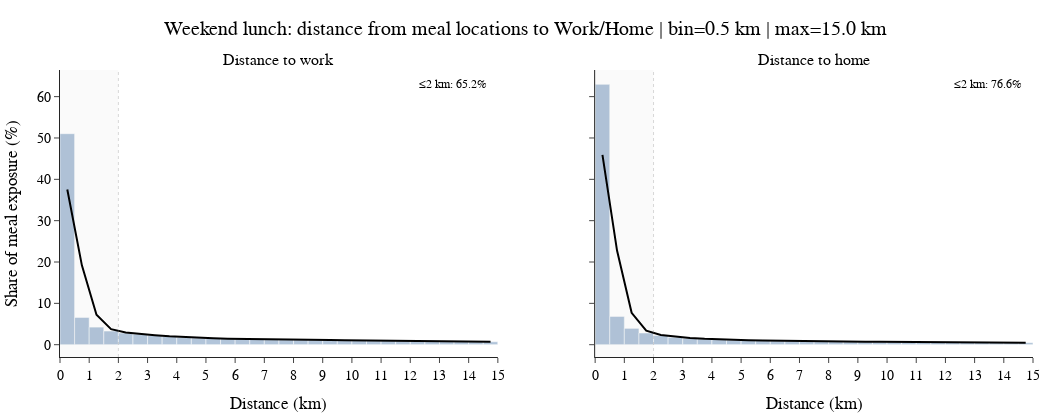
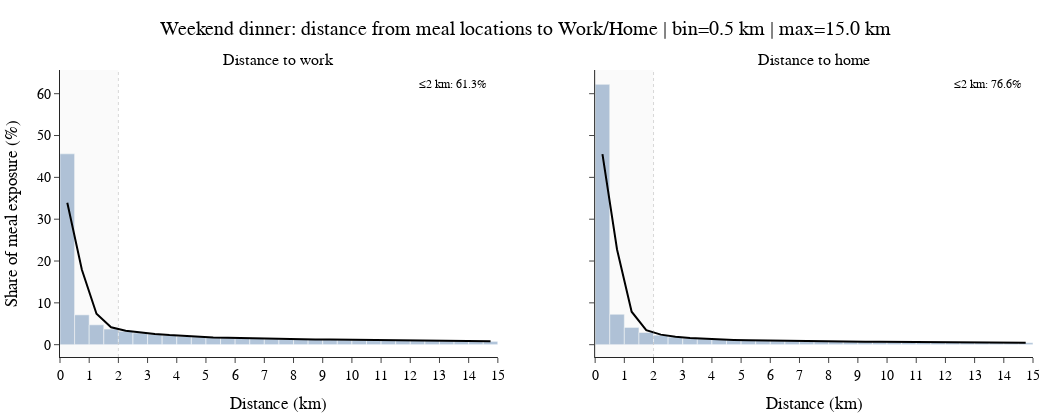

Here is the notebook cell these charts were saved with, in order:
### Code cell
# =========================================================
# Weekend lunch/dinner: meal-location distance to Work/Home
# (2 figures: lunch + dinner)
# =========================================================

# Reuse helpers/style from the previous cell.
_need = ["_ensure_pop_bins", "_plot_work_home", "_save_png"]
_missing = [n for n in _need if n not in globals()]
if _missing:
    raise RuntimeError(
        "Run the previous Weekday lunch/dinner cell first; missing: " + ", ".join(_missing)
    )

# 1) Weekend lunch
bins_we_lunch = _ensure_pop_bins("lunch", True)
fig_we_lunch = _plot_work_home(
    bins_we_lunch,
    title=f"Weekend lunch: distance from meal locations to Work/Home | bin={WD_BIN_KM} km | max={WD_MAX_KM} km",
)

# 2) Weekend dinner
bins_we_dinner = _ensure_pop_bins("dinner", True)
fig_we_dinner = _plot_work_home(
    bins_we_dinner,
    title=f"Weekend dinner: distance from meal locations to Work/Home | bin={WD_BIN_KM} km | max={WD_MAX_KM} km",
)

display(fig_we_lunch)
_save_png(fig_we_lunch, "weekend_lunch_dist_work_home")
display(fig_we_dinner)
_save_png(fig_we_dinner, "weekend_dinner_dist_work_home")

### Figure 1 — Plotly figure (JSON) as saved in the notebook; plotly's stock layout.template omitted (floating-point values rounded to 4 significant figures)
{"data": [{"marker": {"color": "rgba(76, 120, 168, 0.65)"}, "name": "bin %", "opacity": 0.65, "showlegend": false, "type": "bar", "width": 0.5, "x": [0.25, 0.75, 1.25, 1.75, 2.25, 2.75, 3.25, 3.75, 4.25, 4.75, 5.25, 5.75, 6.25, 6.75, 7.25, 7.75, 8.25, 8.75, 9.25, 9.75, 10.25, 10.75, 11.25, 11.75, 12.25, 12.75, 13.25, 13.75, 14.25, 14.75], "xaxis": "x", "y": [51.04, 6.582, 4.252, 3.302, 2.843, 2.558, 2.285, 1.997, 1.803, 1.646, 1.525, 1.455, 1.379, 1.311, 1.227, 1.198, 1.181, 1.126, 1.137, 1.066, 1.038, 0.9982, 1.005, 0.9701, 0.9704, 0.9287, 0.8628, 0.8222, 0.7604, 0.7267], "yaxis": "y"}, {"line": {"color": "black", "width": 2}, "mode": "lines", "name": "smooth", "showlegend": false, "type": "scatter", "x": [0.25, 0.75, 1.25, 1.75, 2.25, 2.75, 3.25, 3.75, 4.25, 4.75, 5.25, 5.75, 6.25, 6.75, 7.25, 7.75, 8.25, 8.75, 9.25, 9.75, 10.25, 10.75, 11.25, 11.75, 12.25, 12.75, 13.25, 13.75, 14.25, 14.75], "xaxis": "x", "y": [37.54, 19.18, 7.237, 3.765, 2.944, 2.575, 2.287, 2.033, 1.825, 1.665, 1.546, 1.457, 1.381, 1.309, 1.247, 1.204, 1.172, 1.143, 1.114, 1.076, 1.039, 1.012, 0.9946, 0.9776, 0.9557, 0.9189, 0.8691, 0.8179, 0.7715, 0.7406], "yaxis": "y"}, {"marker": {"color": "rgba(76, 120, 168, 0.65)"}, "name": "bin %", "opacity": 0.65, "showlegend": false, "type": "bar", "width": 0.5, "x": [0.25, 0.75, 1.25, 1.75, 2.25, 2.75, 3.25, 3.75, 4.25, 4.75, 5.25, 5.75, 6.25, 6.75, 7.25, 7.75, 8.25, 8.75, 9.25, 9.75, 10.25, 10.75, 11.25, 11.75, 12.25, 12.75, 13.25, 13.75, 14.25, 14.75], "xaxis": "x2", "y": [62.97, 6.827, 3.948, 2.827, 2.239, 1.802, 1.579, 1.393, 1.237, 1.114, 1.044, 1.017, 0.9129, 0.8971, 0.8147, 0.7695, 0.7751, 0.7386, 0.7336, 0.6884, 0.6759, 0.634, 0.6237, 0.5803, 0.5871, 0.5461, 0.5471, 0.4946, 0.4864, 0.4962], "yaxis": "y2"}, {"line": {"color": "black", "width": 2}, "mode": "lines", "name": "smooth", "showlegend": false, "type": "scatter", "x": [0.25, 0.75, 1.25, 1.75, 2.25, 2.75, 3.25, 3.75, 4.25, 4.75, 5.25, 5.75, 6.25, 6.75, 7.25, 7.75, 8.25, 8.75, 9.25, 9.75, 10.25, 10.75, 11.25, 11.75, 12.25, 12.75, 13.25, 13.75, 14.25, 14.75], "xaxis": "x2", "y": [45.93, 22.76, 7.721, 3.378, 2.349, 1.894, 1.608, 1.409, 1.254, 1.138, 1.059, 0.9971, 0.9363, 0.8807, 0.8274, 0.7875, 0.765, 0.7452, 0.7227, 0.6962, 0.6689, 0.6419, 0.6165, 0.5938, 0.5751, 0.5554, 0.533, 0.5086, 0.4949, 0.4939], "yaxis": "y2"}], "layout": {"annotations": [{"font": {"size": 16}, "showarrow": false, "text": "Distance to work", "x": 0.225, "xanchor": "center", "xref": "paper", "y": 1, "yanchor": "bottom", "yref": "paper"}, {"font": {"size": 16}, "showarrow": false, "text": "Distance to home", "x": 0.775, "xanchor": "center", "xref": "paper", "y": 1, "yanchor": "bottom", "yref": "paper"}, {"align": "right", "font": {"color": "black", "family": "Optima LT Pro", "size": 12}, "showarrow": false, "text": "≤2 km: 65.2%", "x": 0.98, "xref": "x domain", "y": 0.98, "yref": "y domain"}, {"align": "right", "font": {"color": "black", "family": "Optima LT Pro", "size": 12}, "showarrow": false, "text": "≤2 km: 76.6%", "x": 0.98, "xref": "x2 domain", "y": 0.98, "yref": "y domain"}], "font": {"color": "black", "family": "Optima LT Pro", "size": 14}, "height": 420, "margin": {"b": 10, "l": 10, "r": 10, "t": 70}, "shapes": [{"fillcolor": "rgba(0,0,0,0.06)", "line": {"width": 0}, "type": "rect", "x0": 0, "x1": 2, "xref": "x", "y0": 0, "y1": 1, "yref": "y domain"}, {"line": {"color": "gray", "dash": "dot", "width": 1}, "type": "line", "x0": 2, "x1": 2, "xref": "x", "y0": 0, "y1": 1, "yref": "y domain"}, {"fillcolor": "rgba(0,0,0,0.06)", "line": {"width": 0}, "type": "rect", "x0": 0, "x1": 2, "xref": "x2", "y0": 0, "y1": 1, "yref": "y2 domain"}, {"line": {"color": "gray", "dash": "dot", "width": 1}, "type": "line", "x0": 2, "x1": 2, "xref": "x2", "y0": 0, "y1": 1, "yref": "y2 domain"}], "title": {"text": "Weekend lunch: distance from meal locations to Work/Home | bin=0.5 km | max=15.0 km", "x": 0.5}, "width": 1050, "xaxis": {"anchor": "y", "domain": [0, 0.45], "dtick": 1, "range": [0, 15], "title": {"text": "Distance (km)"}}, "xaxis2": {"anchor": "y2", "domain": [0.55, 1], "dtick": 1, "range": [0, 15], "title": {"text": "Distance (km)"}}, "yaxis": {"anchor": "x", "domain": [0, 1], "title": {"text": "Share of meal exposure (%)"}}, "yaxis2": {"anchor": "x2", "domain": [0, 1], "matches": "y", "showticklabels": false}}}

### Figure 2 — Plotly figure (JSON) as saved in the notebook; plotly's stock layout.template omitted (floating-point values rounded to 4 significant figures)
{"data": [{"marker": {"color": "rgba(76, 120, 168, 0.65)"}, "name": "bin %", "opacity": 0.65, "showlegend": false, "type": "bar", "width": 0.5, "x": [0.25, 0.75, 1.25, 1.75, 2.25, 2.75, 3.25, 3.75, 4.25, 4.75, 5.25, 5.75, 6.25, 6.75, 7.25, 7.75, 8.25, 8.75, 9.25, 9.75, 10.25, 10.75, 11.25, 11.75, 12.25, 12.75, 13.25, 13.75, 14.25, 14.75], "xaxis": "x", "y": [45.63, 7.131, 4.754, 3.737, 3.221, 2.83, 2.559, 2.266, 2.021, 1.885, 1.688, 1.637, 1.54, 1.462, 1.391, 1.294, 1.274, 1.248, 1.241, 1.17, 1.128, 1.115, 1.114, 1.066, 1.067, 1.037, 0.9568, 0.8993, 0.8472, 0.7929], "yaxis": "y"}, {"line": {"color": "black", "width": 2}, "mode": "lines", "name": "smooth", "showlegend": false, "type": "scatter", "x": [0.25, 0.75, 1.25, 1.75, 2.25, 2.75, 3.25, 3.75, 4.25, 4.75, 5.25, 5.75, 6.25, 6.75, 7.25, 7.75, 8.25, 8.75, 9.25, 9.75, 10.25, 10.75, 11.25, 11.75, 12.25, 12.75, 13.25, 13.75, 14.25, 14.75], "xaxis": "x", "y": [33.92, 17.92, 7.381, 4.173, 3.311, 2.883, 2.562, 2.289, 2.06, 1.879, 1.735, 1.631, 1.545, 1.464, 1.387, 1.32, 1.278, 1.251, 1.221, 1.178, 1.14, 1.119, 1.101, 1.079, 1.055, 1.018, 0.962, 0.9026, 0.8503, 0.8125], "yaxis": "y"}, {"marker": {"color": "rgba(76, 120, 168, 0.65)"}, "name": "bin %", "opacity": 0.65, "showlegend": false, "type": "bar", "width": 0.5, "x": [0.25, 0.75, 1.25, 1.75, 2.25, 2.75, 3.25, 3.75, 4.25, 4.75, 5.25, 5.75, 6.25, 6.75, 7.25, 7.75, 8.25, 8.75, 9.25, 9.75, 10.25, 10.75, 11.25, 11.75, 12.25, 12.75, 13.25, 13.75, 14.25, 14.75], "xaxis": "x2", "y": [62.23, 7.276, 4.126, 2.915, 2.276, 1.831, 1.59, 1.409, 1.26, 1.118, 1.024, 0.9954, 0.9261, 0.8896, 0.825, 0.7635, 0.7807, 0.7289, 0.7312, 0.6833, 0.6675, 0.6299, 0.6242, 0.5895, 0.5783, 0.5493, 0.5128, 0.4958, 0.4845, 0.4857], "yaxis": "y2"}, {"line": {"color": "black", "width": 2}, "mode": "lines", "name": "smooth", "showlegend": false, "type": "scatter", "x": [0.25, 0.75, 1.25, 1.75, 2.25, 2.75, 3.25, 3.75, 4.25, 4.75, 5.25, 5.75, 6.25, 6.75, 7.25, 7.75, 8.25, 8.75, 9.25, 9.75, 10.25, 10.75, 11.25, 11.75, 12.25, 12.75, 13.25, 13.75, 14.25, 14.75], "xaxis": "x2", "y": [45.53, 22.77, 7.881, 3.487, 2.404, 1.924, 1.627, 1.426, 1.268, 1.14, 1.048, 0.9868, 0.934, 0.8818, 0.8291, 0.788, 0.7637, 0.7416, 0.718, 0.6908, 0.6632, 0.6385, 0.617, 0.5952, 0.5728, 0.5468, 0.5197, 0.4998, 0.4894, 0.486], "yaxis": "y2"}], "layout": {"annotations": [{"font": {"size": 16}, "showarrow": false, "text": "Distance to work", "x": 0.225, "xanchor": "center", "xref": "paper", "y": 1, "yanchor": "bottom", "yref": "paper"}, {"font": {"size": 16}, "showarrow": false, "text": "Distance to home", "x": 0.775, "xanchor": "center", "xref": "paper", "y": 1, "yanchor": "bottom", "yref": "paper"}, {"align": "right", "font": {"color": "black", "family": "Optima LT Pro", "size": 12}, "showarrow": false, "text": "≤2 km: 61.3%", "x": 0.98, "xref": "x domain", "y": 0.98, "yref": "y domain"}, {"align": "right", "font": {"color": "black", "family": "Optima LT Pro", "size": 12}, "showarrow": false, "text": "≤2 km: 76.6%", "x": 0.98, "xref": "x2 domain", "y": 0.98, "yref": "y domain"}], "font": {"color": "black", "family": "Optima LT Pro", "size": 14}, "height": 420, "margin": {"b": 10, "l": 10, "r": 10, "t": 70}, "shapes": [{"fillcolor": "rgba(0,0,0,0.06)", "line": {"width": 0}, "type": "rect", "x0": 0, "x1": 2, "xref": "x", "y0": 0, "y1": 1, "yref": "y domain"}, {"line": {"color": "gray", "dash": "dot", "width": 1}, "type": "line", "x0": 2, "x1": 2, "xref": "x", "y0": 0, "y1": 1, "yref": "y domain"}, {"fillcolor": "rgba(0,0,0,0.06)", "line": {"width": 0}, "type": "rect", "x0": 0, "x1": 2, "xref": "x2", "y0": 0, "y1": 1, "yref": "y2 domain"}, {"line": {"color": "gray", "dash": "dot", "width": 1}, "type": "line", "x0": 2, "x1": 2, "xref": "x2", "y0": 0, "y1": 1, "yref": "y2 domain"}], "title": {"text": "Weekend dinner: distance from meal locations to Work/Home | bin=0.5 km | max=15.0 km", "x": 0.5}, "width": 1050, "xaxis": {"anchor": "y", "domain": [0, 0.45], "dtick": 1, "range": [0, 15], "title": {"text": "Distance (km)"}}, "xaxis2": {"anchor": "y2", "domain": [0.55, 1], "dtick": 1, "range": [0, 15], "title": {"text": "Distance (km)"}}, "yaxis": {"anchor": "x", "domain": [0, 1], "title": {"text": "Share of meal exposure (%)"}}, "yaxis2": {"anchor": "x2", "domain": [0, 1], "matches": "y", "showticklabels": false}}}
